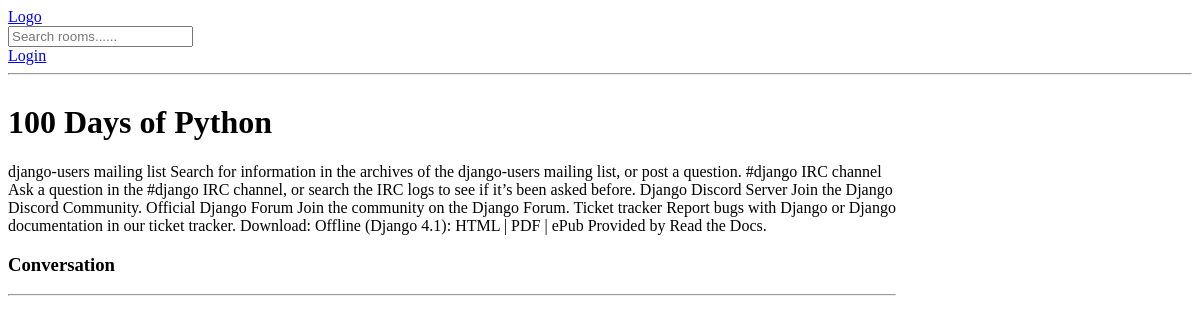
/room/2/, run on an earlier commit of the app's database.
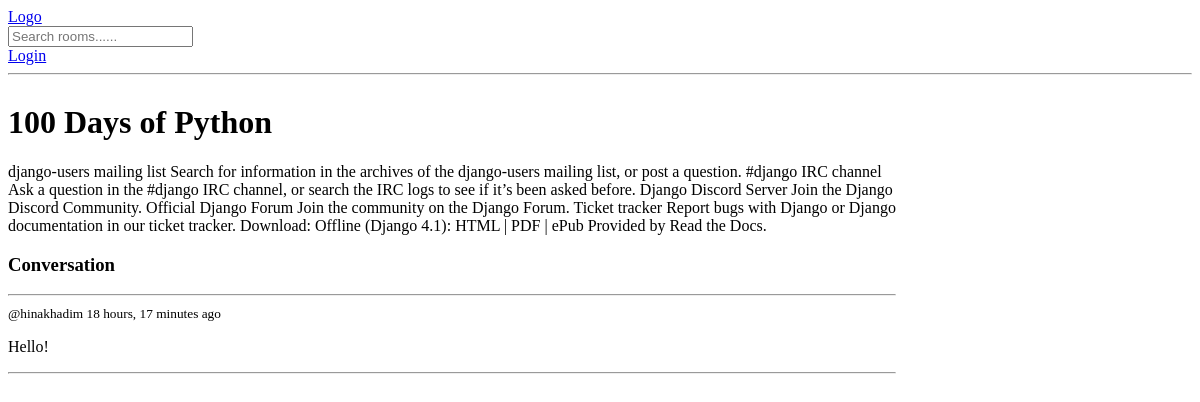
And on a later commit of the database.
### base/models.py (models this page shows, shortened)
class Message(models.Model):
    user = models.ForeignKey(User, on_delete=models.SET_NULL, null=True)
    room = models.ForeignKey(Room, on_delete=models.SET_NULL, null=True)
    body = models.TextField()
    updated = models.DateTimeField(auto_now=True)
    created = models.DateTimeField(auto_now_add=True)

### base/views.py (the view, shortened to what this page needs)
# urls.py: path('room/<str:pk>/', views.room, name='room'),
def room(request, pk):
    room = Room.objects.get(id=pk)
    messages = room.message_set.all().order_by('-created')
    participants = room.participants.all()
    context = {'room': room, 'room_messages': messages,
               'participants': participants}
    return render(request, 'base/room.html', context)

### base/templates/base/room.html (shortened to what this page needs)
{% extends 'base/layout.html' %} {% block body %}
<div class="room-container">
  <div>
    <h1>{{room.name}}</h1>
    <p>{{room.description}}</p>
    <div class="comment">
      <h3>Conversation</h3>
      <hr />
      {% for message in room_messages %}
      <div>
        <small>@{{message.user}} {{message.created|timesince}} ago</small>
        <p>{{message.body}}</p>
        <hr />
      </div>
      {% endfor %}
    </div>
 {% endblock body %}

What changed in the data, as far as the page shows it:
added Message: user "hinakhadim", created "18 hours, 17 minutes", body "Hello!"
